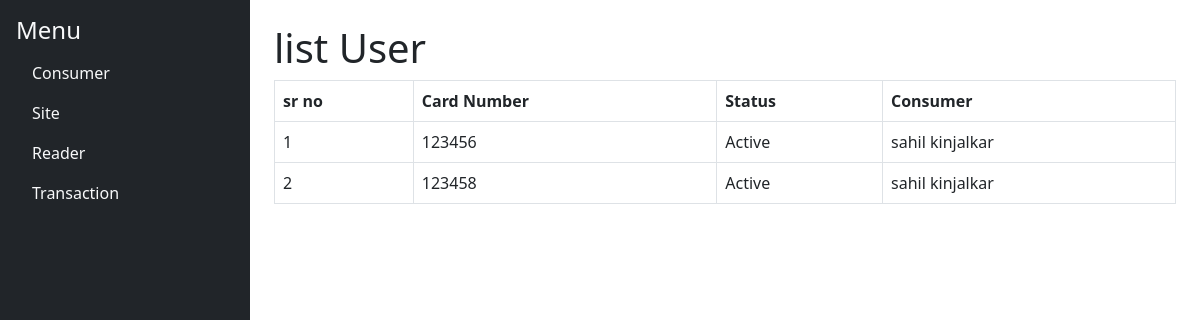
/list_card, run on the app's committed database.
### Consumer/models.py (models this page shows, shortened)
class Membership(models.Model):
    id = models.AutoField(primary_key=True)
    number = models.CharField(max_length=20, unique=True)
    status = models.CharField(max_length=10)
    consumer_id = models.ForeignKey('Consumer',on_delete=models.CASCADE,related_name='memberships')

class Consumer(AbstractUser):
    id = models.AutoField(primary_key=True)
    name = models.CharField(max_length=255)
    gender = models.CharField(max_length=10)
    age = models.PositiveIntegerField()
    def __str__(self):
        return self.name

### Consumer/views.py (the view)
# urls.py: path('list_card', views.list_card, name='list_card'),
def list_card(request):
    cards = Membership.objects.all()
    return render(request, 'list_card.html',{'cards': cards})

### Consumer/templates/list_card.html (shortened to what this page needs)
<!DOCTYPE html>
{% extends 'base.html' %}
{% block content %}
<body>
<h1>list User</h1>
<table class="table table-bordered">
  <thead>
    <tr>
      <th scope="col">sr no</th>
      <th scope="col">Card Number</th>
      <th scope="col">Status</th>
      <th scope="col">Consumer</th>
    </tr>
  </thead>
  <tbody>
                {% for cards in cards %}
                <tr>
                    <td>{{ cards.id }}</td>
                    <td>{{ cards.number }}</td>
                    <td>
                     {% if cards.status == "1" %}
                        Active
                    {% else %}
                        Deactive
                    {% endif %}
                    </td>
                    <td>{{ cards.consumer_id }}</td>
                </tr>
                {% empty %}
                <tr>
                    <td colspan="4" class="text-center">No cards found.</td>
                </tr>
                {% endfor %}
            </tbody>
</table>
</body>
{% endblock %}

### data on the page
Membership: id "1", number "123456", status "Active", consumer_id "sahil kinjalkar"
Membership: id "2", number "123458", status "Active", consumer_id "sahil kinjalkar"
